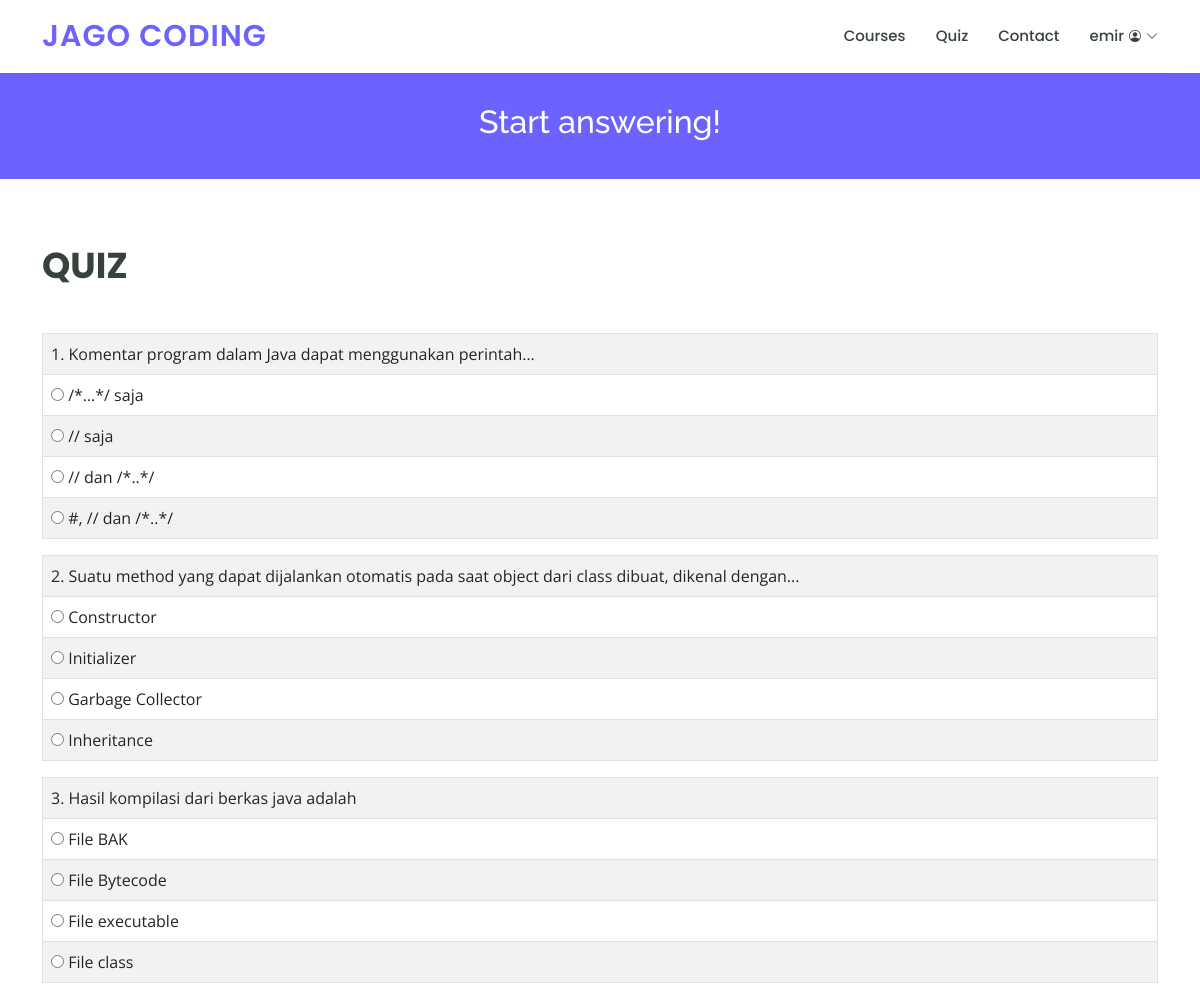
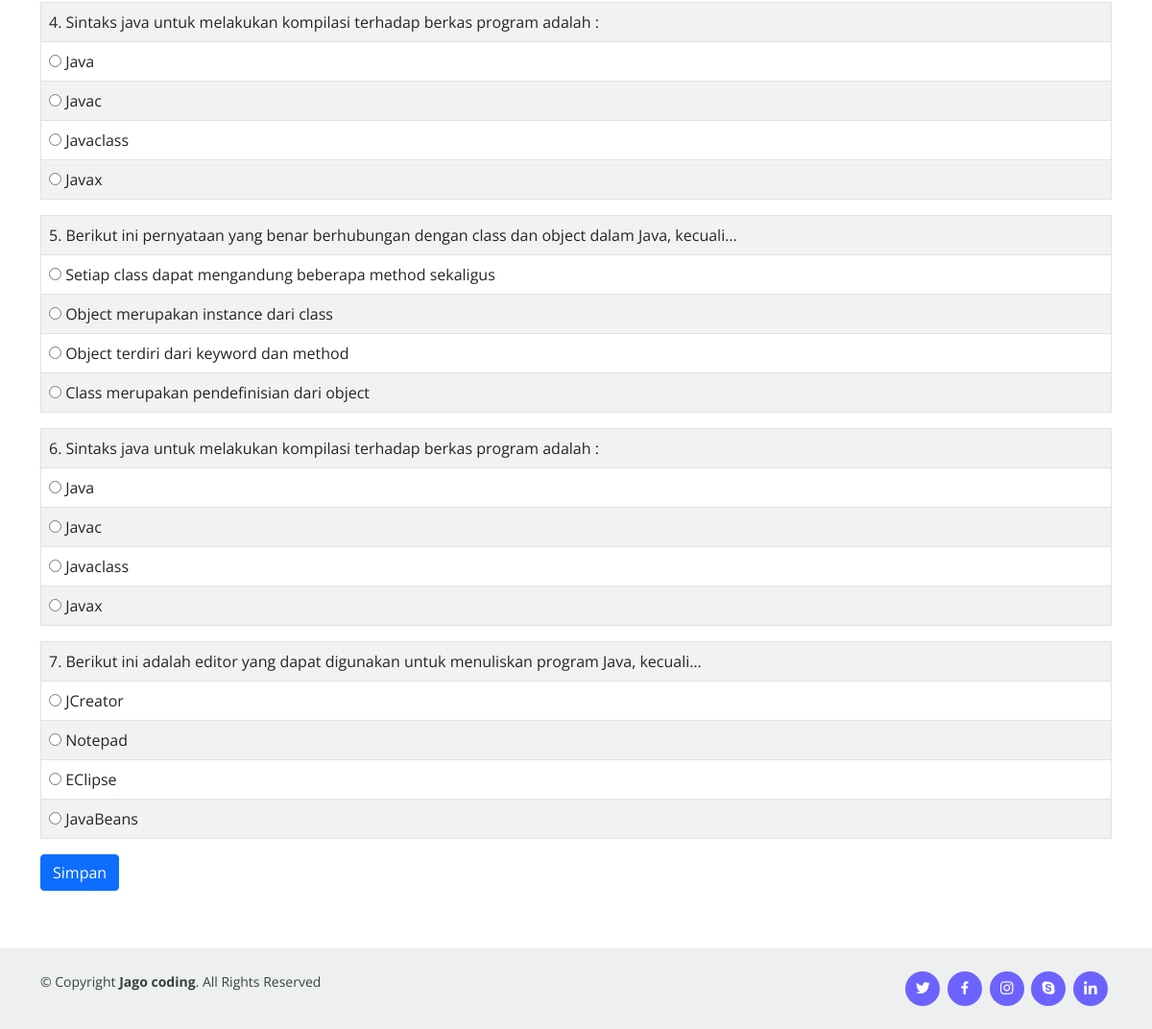
The page /soal.php?programming_name=Java (signed in) on the database its author committed (2 pictures, top to bottom).
### tables this page shows
CREATE TABLE `tbl_soal` (
  `id` int(5) NOT NULL,
  `soal` text NOT NULL,
  `a` varchar(100) NOT NULL,
  `b` varchar(100) NOT NULL,
  `c` varchar(100) NOT NULL,
  `d` varchar(100) NOT NULL,
  `knc_jawaban` varchar(30) NOT NULL,
  `programming_name` varchar(255) NOT NULL
);

### soal.php (the view, shortened to what this page needs)
<?php
require 'function.php';
$programming_name = $_GET['programming_name'];
$tbl_soal = "SELECT * FROM tbl_soal WHERE programming_name='$programming_name' ORDER BY RAND()";
$soal = mysqli_query($conn, $tbl_soal);
 ?>
<!DOCTYPE html>
<html lang="en">
<head>
  <link href="assets/vendor/animate.css/animate.min.css" rel="stylesheet">
  <link href="assets/vendor/aos/aos.css" rel="stylesheet">
  <link href="assets/vendor/bootstrap/css/bootstrap.min.css" rel="stylesheet">
  <link href="assets/vendor/bootstrap-icons/bootstrap-icons.css" rel="stylesheet">
  <link href="assets/vendor/boxicons/css/boxicons.min.css" rel="stylesheet">
  <link href="assets/vendor/remixicon/remixicon.css" rel="stylesheet">
  <link href="assets/vendor/swiper/swiper-bundle.min.css" rel="stylesheet">
  <link href="assets/css/style.css" rel="stylesheet">
</head>
<body>
  <header id="header" class="fixed-top">
    <div class="container d-flex align-items-center">
      <h1 class="logo me-auto"><a href="index.php">Jago coding</a></h1>
      <nav id="navbar" class="navbar order-last order-lg-0">
        <ul>
          <li><a href="dashboard.php">Courses</a></li>
          <li><a href="quiz_main.php">Quiz</a></li>
          <li><a href="contact.php">Contact</a></li>
          <li class="dropdown active">
            <a href="#"><span><?= $_SESSION['username']; ?></span>
              <i class="bi bi-person-circle"></i>
              <i class="bi bi-chevron-down"> </i>
            </a>
          </li>
        </ul>
      </nav>
    </div>
  </header>
  <main id="main" data-aos="fade-in">
    <div class="breadcrumbs">
      <div class="container">
        <h2>Start answering!</h2>
      </div>
    </div>
    <section id="courses" class="courses">
      <div class="container" data-aos="fade-up">
      <div class="row">
          <div class="col-lg-12 pt-4 pt-lg-0 order-2 order-lg-1 content">
            <div class="section-title">
                <p>Quiz</p>
            </div>
          </div>
      </div>
      <form action="jawab.php" method="post" onsubmit="return confirm('Anda Yakin ?')">
          <?php $i = 1; ?>
          <?php while($row=mysqli_fetch_array($soal)) { ?>
              <div class="form-group">
                  <table class="table table-bordered table-striped">
                      <tbody>
                          <tr>
                              <td><?= $i; ?>. <?= $row['soal']; ?></td>
                          </tr>
                          <tr>
                            <td><input type="radio" name="pilihan[<?php echo $row['id']; ?>]" value="A" required /> <?php echo $row['a']; ?></td>
                          </tr>
                          <tr>
                            <td><input type="radio" name="pilihan[<?php echo $row['id']; ?>]" value="B" required /> <?php echo $row['b']; ?></td>
                          </tr>
                          <tr>
                            <td><input type="radio" name="pilihan[<?php echo $row['id']; ?>]" value="C" required /> <?php echo $row['c']; ?></td>
                          </tr>
                          <tr>
                            <td><input type="radio" name="pilihan[<?php echo $row['id']; ?>]" value="D" required /> <?php echo $row['d']; ?></td>
                          </tr>
                      </tbody>
                  </table>
              </div>
              <?php $i++; ?>
          <?php } ?>
          <button type="submit" name="submit" value="jawab" class="btn btn-primary btn-flat pull-right">Simpan</button>
      </form>
    </section>
  </main>
  <footer id="footer">
    <div class="container d-md-flex py-4">
      <div class="me-md-auto text-center text-md-start">
        <div class="copyright">
          &copy; Copyright <strong><span>Jago coding</span></strong>. All Rights Reserved
        </div>
      </div>
      <div class="social-links text-center text-md-right pt-3 pt-md-0">
        <a href="#" class="twitter"><i class="bx bxl-twitter"></i></a>
        <a href="#" class="facebook"><i class="bx bxl-facebook"></i></a>
        <a href="#" class="instagram"><i class="bx bxl-instagram"></i></a>
        <a href="#" class="google-plus"><i class="bx bxl-skype"></i></a>
        <a href="#" class="linkedin"><i class="bx bxl-linkedin"></i></a>
      </div>
    </div>
  </footer>
</body>
</html>

### assets/css/style.css (style rules this page uses)
body { font-family: "Open Sans", sans-serif; color: #444444; }
a { color: #6c63ff; text-decoration: none; }
h1, h2, h3, h4, h5, h6 { font-family: "Raleway", sans-serif; }
#header { background: #fff; transition: all 0.5s; z-index: 997; padding: 15px 0; box-shadow: 0px 0 18px rgba(55, 66, 59, 0.08); }
#header .logo { font-size: 30px; margin: 0; padding: 0; line-height: 1; font-weight: 600; letter-spacing: 1px; text-transform: uppercase; font-family: "Poppins", sans-serif; }
#header .logo a { color: #6c63ff; }
.navbar { padding: 0; }
.navbar ul { margin: 0; padding: 0; display: flex; list-style: none; align-items: center; }
.navbar li { position: relative; }
.navbar a, .navbar a:focus { display: flex; align-items: center; justify-content: space-between; padding: 10px 0 10px 30px; font-family: "Poppins", sans-serif; font-size: 15px; font-weight: 500; color: #37423b; white-space: nowrap; transition: 0.3s; }
.navbar a i, .navbar a:focus i { font-size: 12px; line-height: 0; margin-left: 5px; }
.navbar a:hover, .navbar .active, .navbar .active:focus, .navbar li:hover > a { color: #6c63ff; }
section { padding: 60px 0; overflow: hidden; }
.section-title { padding-bottom: 40px; }
.section-title p { margin: 0; margin: 0; font-size: 36px; font-weight: 700; text-transform: uppercase; font-family: "Poppins", sans-serif; color: #37423b; }
.breadcrumbs { margin-top: 73px; text-align: center; background: #6c63ff; padding: 30px 0; color: #fff; }
.breadcrumbs h2 { font-size: 32px; font-weight: 500; }
#footer { color: #37423b; font-size: 14px; background: #eef0ef; }
#footer .social-links a { font-size: 18px; display: inline-block; background: #6c63ff; color: #fff; line-height: 1; padding: 8px 0; margin-right: 4px; border-radius: 50%; text-align: center; width: 36px; height: 36px; transition: 0.3s; }

### rows shown on the page
tbl_soal: soal "Komentar program dalam Java dapat menggunakan perintah…", a "/*…*/ saja", b "// saja", c "// dan /*..*/", d "#, // dan /*..*/"
tbl_soal: soal "Suatu method yang dapat dijalankan otomatis pada saat object dari class dibuat, dikenal dengan...", a "Constructor", b "Initializer", c "Garbage Collector", d "Inheritance"
tbl_soal: soal "Hasil kompilasi dari berkas java adalah", a "File BAK", b "File Bytecode", c "File executable", d "File class"
tbl_soal: soal "Sintaks java untuk melakukan kompilasi terhadap berkas program adalah :", a "Java", b "Javac", c "Javaclass", d "Javax"
tbl_soal: soal "Berikut ini pernyataan yang benar berhubungan dengan class dan object dalam Java, kecuali…", a "Setiap class dapat mengandung beberapa method sekaligus", b "Object merupakan instance dari class", c "Object terdiri dari keyword dan method", d "Class merupakan pendefinisian dari object"
tbl_soal: soal "Sintaks java untuk melakukan kompilasi terhadap berkas program adalah :", a "Java", b "Javac", c "Javaclass", d "Javax"
tbl_soal: soal "Berikut ini adalah editor yang dapat digunakan untuk menuliskan program Java, kecuali…", a "JCreator", b "Notepad", c "EClipse", d "JavaBeans"

### other values the page prints
$_SESSION['username'] "emir"
